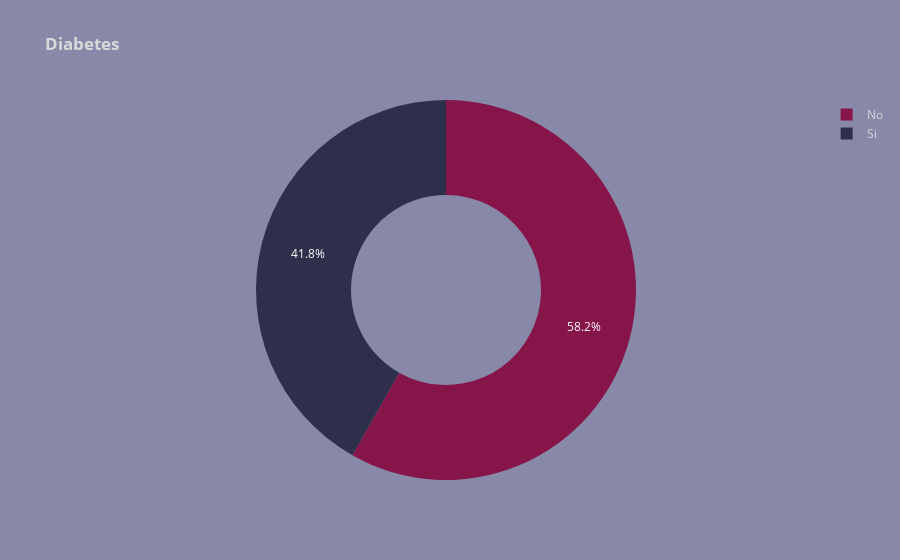

The notebook cell saved with this chart:
### Code cell
Diabetes = HA['Diabetes'].value_counts().reset_index(name='count')
fig_donut_diabetes = px.pie(Diabetes, 
                         names='Diabetes',  
                         values='count', 
                         color = 'Diabetes',
                         color_discrete_map={
                                "Si": "#2e304b",
                                "No": "#86164a"},
                         title='<b>Diabetes</b>',
                         hole=0.5)
fig_donut_diabetes.update_layout(paper_bgcolor='#8889a9', plot_bgcolor='#8889a9', font=dict(color='#d9d9d9'))

### Figure 1 — Plotly figure (JSON) as saved in the notebook; plotly's stock layout.template omitted (floating-point values rounded to 4 significant figures)
{"data": [{"customdata": [["No"], ["Si"]], "domain": {"x": [0, 1], "y": [0, 1]}, "hole": 0.5, "hovertemplate": "Diabetes=%{customdata[0]}<br>count=%{value}<extra></extra>", "labels": ["No", "Si"], "legendgroup": "", "marker": {"colors": ["#86164a", "#2e304b"]}, "name": "", "showlegend": true, "type": "pie", "values": [174, 125]}], "layout": {"font": {"color": "#d9d9d9"}, "legend": {"tracegroupgap": 0}, "paper_bgcolor": "#8889a9", "plot_bgcolor": "#8889a9", "title": {"text": "<b>Diabetes</b>"}}}
